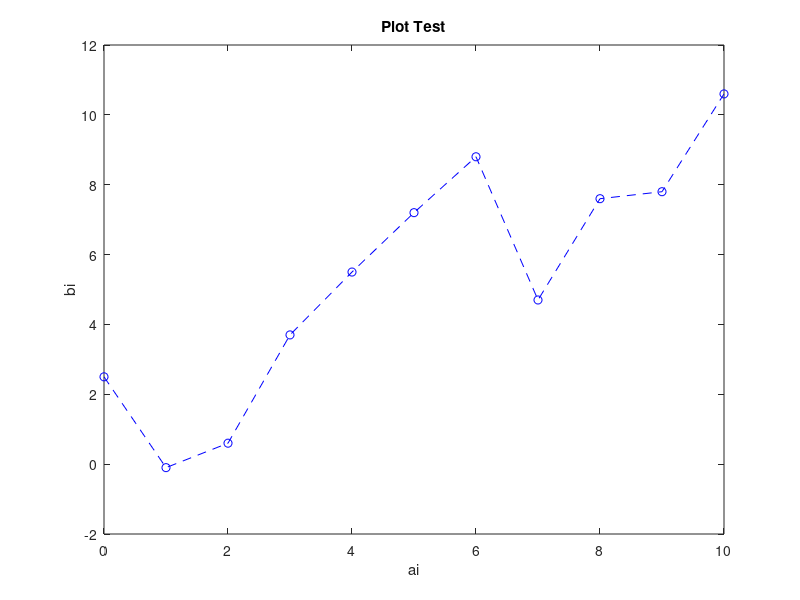

This chart was generated by the following MATLAB code:
a = [ 0 1 2 3 4 5 6 7 8 9 10 ]
b = [ 2.5 -0.1 0.6 3.7 5.5 7.2 8.8 4.7 7.6 7.8 10.6 ]

% plot(a, b)

% 2-2
plot(a, b, 'b--o')
 
%2-3
title('Plot Test')
xlabel('ai')
ylabel('bi')
